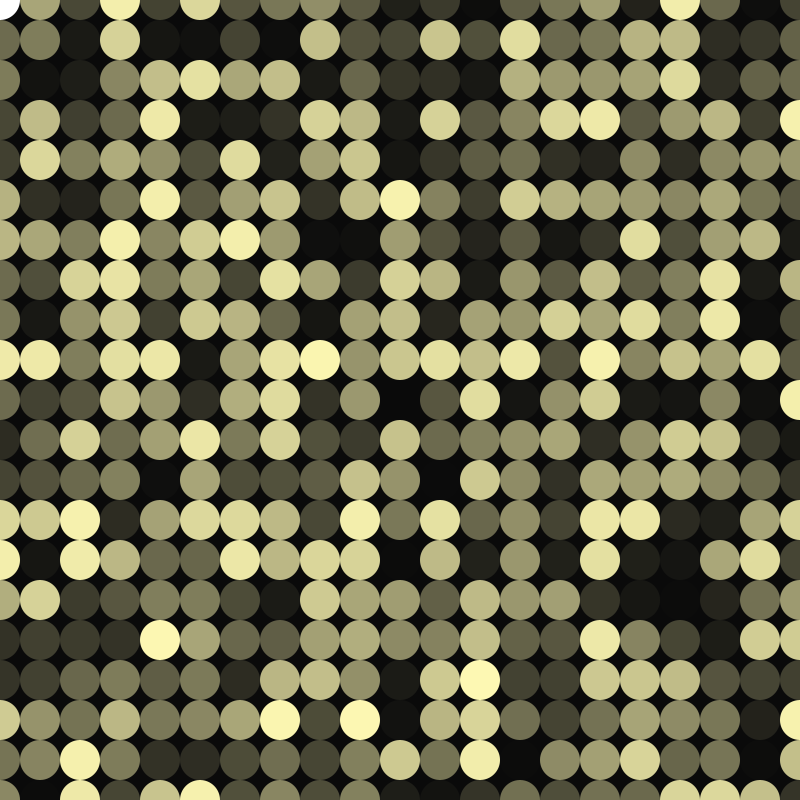
Frame 1 (no input)
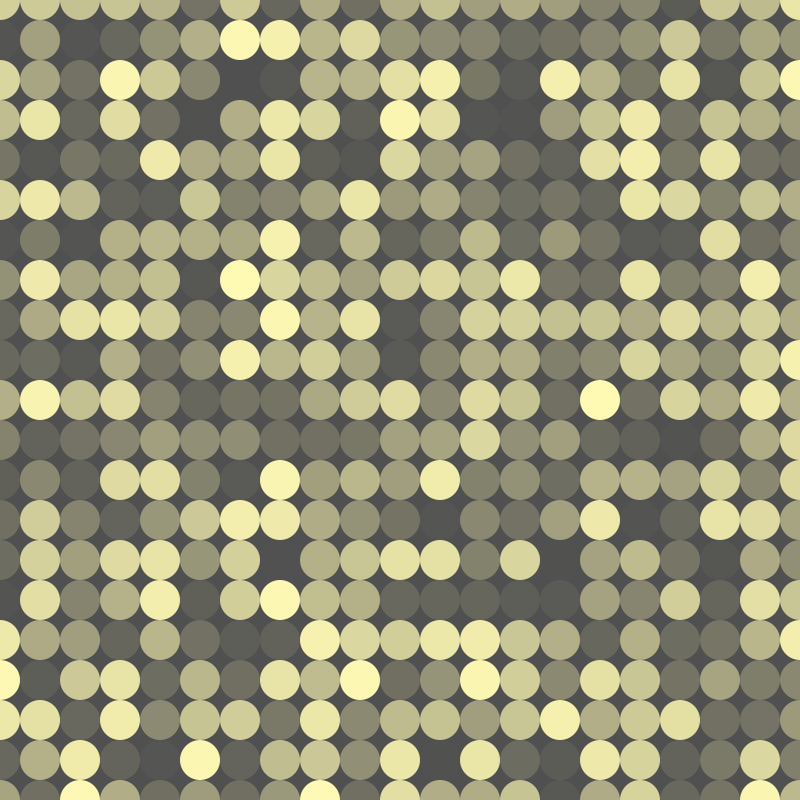
Frame 60 (the mouse pressed at the canvas centre just before this capture)
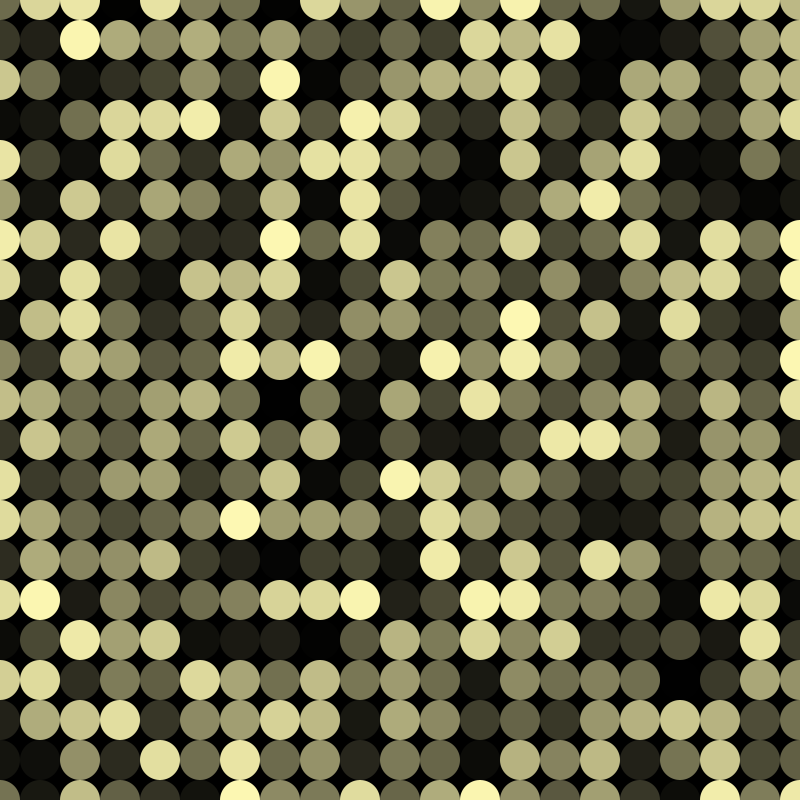
Frame 120 (the mouse held since frame 60 and released just before this capture)

The Processing sketch that drew these frames (run headless with seeded random() and noise(); from frame 60 on, the mouse is pressed at the canvas centre):

// Processing sketch: processing_113521
// ── processing_113521.pde

int eSize = 40;
int yellow = 0;
int speed = 5;
int gray = 0;

void setup(){
  size (800,800);
  frameRate(10);
  noStroke();
  smooth();
}

void draw(){
  gray += 2*speed;
  yellow += speed;
//円の色
  if(yellow > 255){
    speed = -speed;
    yellow = 255;
  }else if(yellow < 0){
    speed = -speed;
    yellow = 0;
    println("speed =" + speed);
  }
//背景
  if(gray > 255){
    speed = -speed;
    gray = 255;
  }else if(gray < 0){
    speed = -speed;
    gray = 0;
  }
  background(gray);
//入れ子　○
  for(int y = 0; y <= height; y += 40){
    for(int x = 0; x <= width; x += 40){
      ellipse(x,y,eSize,eSize);
      fill(255, 250, 180, random(255));
    }
  }
}
void mousePressed(){
  speed = 15;
}

void mouseReleased(){
  speed = 5;
}
